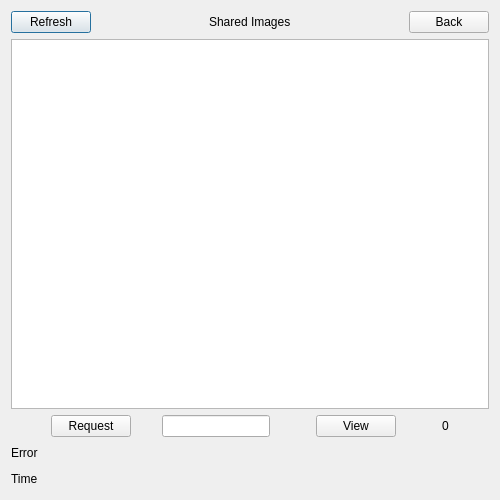
<?xml version="1.0" encoding="UTF-8"?>
<ui version="4.0">
 <class>SharedImagesDialog</class>
 <widget class="QDialog" name="SharedImagesDialog">
  <property name="geometry">
   <rect>
    <x>0</x>
    <y>0</y>
    <width>500</width>
    <height>500</height>
   </rect>
  </property>
  <property name="windowTitle">
   <string>DistImage</string>
  </property>
  <layout class="QVBoxLayout" name="verticalLayout">
   <item>
    <layout class="QHBoxLayout" name="horizontalLayout_2">
     <item>
      <widget class="QPushButton" name="push_refresh">
       <property name="text">
        <string>Refresh</string>
       </property>
      </widget>
     </item>
     <item>
      <spacer name="horizontalSpacer_4">
       <property name="orientation">
        <enum>Qt::Horizontal</enum>
       </property>
       <property name="sizeHint" stdset="0">
        <size>
         <width>40</width>
         <height>20</height>
        </size>
       </property>
      </spacer>
     </item>
     <item>
      <widget class="QLabel" name="lbl_user">
       <property name="text">
        <string>Shared Images</string>
       </property>
      </widget>
     </item>
     <item>
      <spacer name="horizontalSpacer">
       <property name="orientation">
        <enum>Qt::Horizontal</enum>
       </property>
       <property name="sizeHint" stdset="0">
        <size>
         <width>40</width>
         <height>20</height>
        </size>
       </property>
      </spacer>
     </item>
     <item>
      <widget class="QPushButton" name="push_back">
       <property name="text">
        <string>Back</string>
       </property>
      </widget>
     </item>
    </layout>
   </item>
   <item>
    <widget class="QListWidget" name="listWidget"/>
   </item>
   <item>
    <layout class="QHBoxLayout" name="horizontalLayout">
     <item>
      <spacer name="horizontalSpacer_2">
       <property name="orientation">
        <enum>Qt::Horizontal</enum>
       </property>
       <property name="sizeHint" stdset="0">
        <size>
         <width>40</width>
         <height>20</height>
        </size>
       </property>
      </spacer>
     </item>
     <item>
      <widget class="QPushButton" name="push_request">
       <property name="text">
        <string>Request</string>
       </property>
      </widget>
     </item>
     <item>
      <spacer name="horizontalSpacer_5">
       <property name="orientation">
        <enum>Qt::Horizontal</enum>
       </property>
       <property name="sizeHint" stdset="0">
        <size>
         <width>18</width>
         <height>20</height>
        </size>
       </property>
      </spacer>
     </item>
     <item>
      <widget class="QLineEdit" name="line_reqviews"/>
     </item>
     <item>
      <spacer name="horizontalSpacer_6">
       <property name="orientation">
        <enum>Qt::Horizontal</enum>
       </property>
       <property name="sizeHint" stdset="0">
        <size>
         <width>40</width>
         <height>20</height>
        </size>
       </property>
      </spacer>
     </item>
     <item>
      <widget class="QPushButton" name="push_view">
       <property name="text">
        <string>View</string>
       </property>
      </widget>
     </item>
     <item>
      <spacer name="horizontalSpacer_7">
       <property name="orientation">
        <enum>Qt::Horizontal</enum>
       </property>
       <property name="sizeHint" stdset="0">
        <size>
         <width>40</width>
         <height>20</height>
        </size>
       </property>
      </spacer>
     </item>
     <item>
      <widget class="QLabel" name="lbl_rem">
       <property name="text">
        <string>0</string>
       </property>
      </widget>
     </item>
     <item>
      <spacer name="horizontalSpacer_9">
       <property name="orientation">
        <enum>Qt::Horizontal</enum>
       </property>
       <property name="sizeHint" stdset="0">
        <size>
         <width>40</width>
         <height>20</height>
        </size>
       </property>
      </spacer>
     </item>
    </layout>
   </item>
   <item>
    <layout class="QHBoxLayout" name="horizontalLayout_3">
     <item>
      <widget class="QLabel" name="lbl_result">
       <property name="text">
        <string>Error</string>
       </property>
      </widget>
     </item>
     <item>
      <spacer name="horizontalSpacer_3">
       <property name="orientation">
        <enum>Qt::Horizontal</enum>
       </property>
       <property name="sizeHint" stdset="0">
        <size>
         <width>40</width>
         <height>20</height>
        </size>
       </property>
      </spacer>
     </item>
    </layout>
   </item>
   <item>
    <layout class="QHBoxLayout" name="horizontalLayout_7">
     <item>
      <widget class="QLabel" name="lbl_time">
       <property name="text">
        <string>Time</string>
       </property>
      </widget>
     </item>
     <item>
      <spacer name="horizontalSpacer_8">
       <property name="orientation">
        <enum>Qt::Horizontal</enum>
       </property>
       <property name="sizeHint" stdset="0">
        <size>
         <width>40</width>
         <height>20</height>
        </size>
       </property>
      </spacer>
     </item>
    </layout>
   </item>
  </layout>
 </widget>
 <tabstops>
  <tabstop>listWidget</tabstop>
  <tabstop>push_request</tabstop>
  <tabstop>push_back</tabstop>
 </tabstops>
 <resources/>
 <connections>
  <connection>
   <sender>push_back</sender>
   <signal>clicked()</signal>
   <receiver>SharedImagesDialog</receiver>
   <slot>close()</slot>
   <hints>
    <hint type="sourcelabel">
     <x>525</x>
     <y>22</y>
    </hint>
    <hint type="destinationlabel">
     <x>383</x>
     <y>8</y>
    </hint>
   </hints>
  </connection>
 </connections>
</ui>
